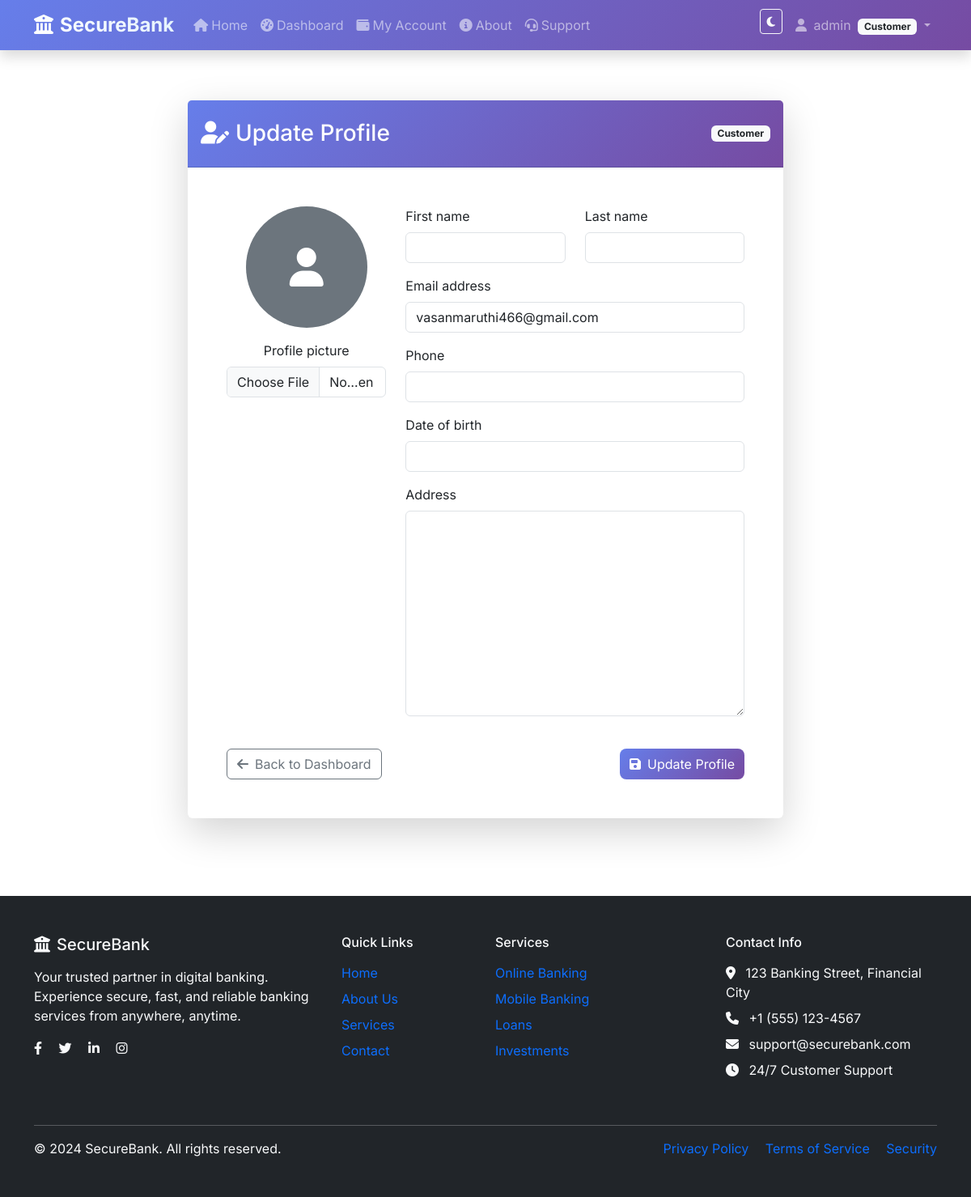
The page /accounts/profile/ (signed in) on the database its author committed.
### accounts/models.py (models this page shows, shortened)
class User(AbstractUser):
    ROLE_CHOICES = [
        ('customer', 'Customer'),
        ('officer', 'Bank Officer'),
        ('manager', 'Branch Manager'),
    ]
    role = models.CharField(max_length=20, choices=ROLE_CHOICES, default='customer')
    phone = models.CharField(max_length=15, blank=True)
    address = models.TextField(blank=True)
    profile_picture = models.ImageField(upload_to='profiles/', blank=True)
    date_of_birth = models.DateField(null=True, blank=True)
    created_at = models.DateTimeField(auto_now_add=True)
    updated_at = models.DateTimeField(auto_now=True)
    groups = models.ManyToManyField(
        'auth.Group',
        verbose_name='groups',
        blank=True,
        help_text='The groups this user belongs to. A user will get all permissions granted to each of their groups.',
        related_name="accounts_user_set",  # Changed related_name
        related_query_name="user",
    )
    user_permissions = models.ManyToManyField(
        'auth.Permission',
        verbose_name='user permissions',
        blank=True,
        help_text='Specific permissions for this user.',
        related_name="accounts_user_set",  # Changed related_name
        related_query_name="user",
    )

### accounts/views.py (the view)
# urls.py: path('profile/', views.profile, name='profile'),
@login_required
def profile(request):
    if request.method == 'POST':
        form = UserUpdateForm(request.POST, request.FILES, instance=request.user)
        if form.is_valid():
            form.save()
            messages.success(request, 'Your profile has been updated!')
            return redirect('profile')
    else:
        form = UserUpdateForm(instance=request.user)
    return render(request, 'accounts/profile.html', {'form': form})

### accounts/forms.py
class UserUpdateForm(forms.ModelForm):
    class Meta:
        model = User
        fields = ('first_name', 'last_name', 'email', 'phone', 'address', 'date_of_birth', 'profile_picture')

### templates/accounts/profile.html (shortened to what this page needs)
{% extends 'base.html' %}
{% load crispy_forms_tags %}
{% block content %}
<div class="container py-5">
    <div class="row justify-content-center">
        <div class="col-md-8">
            <div class="card shadow-lg border-0">
                <div class="card-header bank-gradient text-white py-4">
                    <div class="d-flex justify-content-between align-items-center">
                        <h3 class="mb-0"><i class="fas fa-user-edit me-2"></i>Update Profile</h3>
                        <span class="badge bg-light text-dark">{{ user.get_role_display }}</span>
                    </div>
                </div>
                <div class="card-body p-5">
                    <form method="post" enctype="multipart/form-data">
                        <div class="row">
                            <div class="col-md-4 text-center mb-4">
                                {% if user.profile_picture %}
                                    <img src="{{ user.profile_picture.url }}" class="rounded-circle img-thumbnail mb-3" width="150" height="150" alt="Profile">
                                {% else %}
                                    <div class="rounded-circle bg-secondary d-inline-flex align-items-center justify-content-center mb-3" style="width: 150px; height: 150px;">
                                        <i class="fas fa-user fa-3x text-white"></i>
                                    </div>
                                {% endif %}
                                {{ form.profile_picture|as_crispy_field }}
                            </div>
                            <div class="col-md-8">
                                <div class="row">
                                    <div class="col-md-6">
                                        {{ form.first_name|as_crispy_field }}
                                    </div>
                                    <div class="col-md-6">
                                        {{ form.last_name|as_crispy_field }}
                                    </div>
                                </div>
                                {{ form.email|as_crispy_field }}
                                {{ form.phone|as_crispy_field }}
                                {{ form.date_of_birth|as_crispy_field }}
                                {{ form.address|as_crispy_field }}
                            </div>
                        </div>
                        <div class="d-flex justify-content-between mt-4">
                            <a href="{% url 'dashboard' %}" class="btn btn-outline-secondary">
                                <i class="fas fa-arrow-left me-2"></i>Back to Dashboard
                            </a>
                            <button type="submit" class="btn btn-primary">
                                <i class="fas fa-save me-2"></i>Update Profile
                            </button>
                        </div>
                    </form>
                </div>
            </div>
        </div>
    </div>
</div>
{% endblock %}

### templates/base.html (shortened to what this page needs)
<!DOCTYPE html>
<html lang="en" data-bs-theme="light">
<head>
    <link href="https://cdn.jsdelivr.net/npm/bootstrap@5.3.2/dist/css/bootstrap.min.css" rel="stylesheet">
    <link href="https://cdnjs.cloudflare.com/ajax/libs/font-awesome/6.4.0/css/all.min.css" rel="stylesheet">
</head>
<body>
    <nav class="navbar navbar-expand-lg navbar-dark bank-gradient fixed-top shadow">
        <div class="container">
            <a class="navbar-brand" href="{% url 'home' %}">
                <i class="fas fa-university me-2"></i>SecureBank
            </a>
            <div class="collapse navbar-collapse" id="navbarNav">
                <ul class="navbar-nav me-auto">
                    <li class="nav-item">
                        <a class="nav-link" href="{% url 'home' %}">
                            <i class="fas fa-home me-1"></i>Home
                        </a>
                    </li>
                    {% if user.is_authenticated %}
                        <li class="nav-item">
                            <a class="nav-link" href="{% url 'dashboard' %}">
                                <i class="fas fa-tachometer-alt me-1"></i>Dashboard
                            </a>
                        </li>
                        {% if user.role == 'customer' %}
                            <li class="nav-item">
                                <a class="nav-link" href="{% url 'customer_dashboard' %}">
                                    <i class="fas fa-wallet me-1"></i>My Account
                                </a>
                            </li>
                        {% elif user.role == 'officer' %}
                            <li class="nav-item">
                                <a class="nav-link" href="{% url 'officer_dashboard' %}">
                                    <i class="fas fa-user-tie me-1"></i>Officer Panel
                                </a>
                            </li>
                        {% elif user.role == 'manager' %}
                            <li class="nav-item">
                                <a class="nav-link" href="{% url 'manager_dashboard' %}">
                                    <i class="fas fa-user-cog me-1"></i>Manager Panel
                                </a>
                            </li>
                        {% endif %}
                    {% endif %}
                    <li class="nav-item">
                        <a class="nav-link" href="#">
                            <i class="fas fa-info-circle me-1"></i>About
                        </a>
                    </li>
                    <li class="nav-item">
                        <a class="nav-link" href="#">
                            <i class="fas fa-headset me-1"></i>Support
                        </a>
                    </li>
                </ul>
                <ul class="navbar-nav">
                    <li class="nav-item me-2">
                        <button class="btn btn-outline-light btn-sm theme-toggle" id="themeToggle" title="Toggle theme">
                            <i class="fas fa-moon" id="themeIcon"></i>
                        </button>
                    </li>
                    {% if user.is_authenticated %}
                        <li class="nav-item dropdown">
                            <a class="nav-link dropdown-toggle" href="#" role="button" data-bs-toggle="dropdown">
                                <i class="fas fa-user me-1"></i>
                                {{ user.get_full_name|default:user.username }}
                                <span class="badge bg-light text-dark ms-1">{{ user.get_role_display }}</span>
                            </a>
                        </li>
                    {% endif %}
                </ul>
            </div>
        </div>
    </nav>
    <main class="main-content" style="padding-top: 76px;">
        {% block content %}{% endblock %}
    </main>
    <footer class="bg-dark text-light py-5 mt-5">
        <div class="container">
            <div class="row">
                <div class="col-lg-4 mb-4">
                    <h5 class="mb-3">
                        <i class="fas fa-university me-2"></i>SecureBank
                    </h5>
                    <p class="text-light-50">
                        Your trusted partner in digital banking. Experience secure, fast, and reliable banking services from anywhere, anytime.
                    </p>
                    <div class="social-links">
                        <a href="#" class="text-light me-3"><i class="fab fa-facebook-f"></i></a>
                        <a href="#" class="text-light me-3"><i class="fab fa-twitter"></i></a>
                        <a href="#" class="text-light me-3"><i class="fab fa-linkedin-in"></i></a>
                        <a href="#" class="text-light"><i class="fab fa-instagram"></i></a>
                    </div>
                </div>
                <div class="col-lg-2 col-md-6 mb-4">
                    <h6 class="mb-3">Quick Links</h6>
                    <ul class="list-unstyled">
                        <li class="mb-2"><a href="{% url 'home' %}" class="text-light-50 text-decoration-none">Home</a></li>
                        <li class="mb-2"><a href="#" class="text-light-50 text-decoration-none">About Us</a></li>
                        <li class="mb-2"><a href="#" class="text-light-50 text-decoration-none">Services</a></li>
                        <li class="mb-2"><a href="#" class="text-light-50 text-decoration-none">Contact</a></li>
                    </ul>
                </div>
                <div class="col-lg-3 col-md-6 mb-4">
                    <h6 class="mb-3">Services</h6>
                    <ul class="list-unstyled">
                        <li class="mb-2"><a href="#" class="text-light-50 text-decoration-none">Online Banking</a></li>
                        <li class="mb-2"><a href="#" class="text-light-50 text-decoration-none">Mobile Banking</a></li>
                        <li class="mb-2"><a href="#" class="text-light-50 text-decoration-none">Loans</a></li>
                        <li class="mb-2"><a href="#" class="text-light-50 text-decoration-none">Investments</a></li>
                    </ul>
                </div>
                <div class="col-lg-3 col-md-6 mb-4">
                    <h6 class="mb-3">Contact Info</h6>
                    <ul class="list-unstyled text-light-50">
                        <li class="mb-2">
                            <i class="fas fa-map-marker-alt me-2"></i>
                            123 Banking Street, Financial City
                        </li>
                        <li class="mb-2">
                            <i class="fas fa-phone me-2"></i>
                            +1 (555) 123-4567
                        </li>
                        <li class="mb-2">
                            <i class="fas fa-envelope me-2"></i>
                            support@securebank.com
                        </li>
                        <li class="mb-2">
                            <i class="fas fa-clock me-2"></i>
                            24/7 Customer Support
                        </li>
                    </ul>
                </div>
            </div>
            <hr class="bg-light">
            <div class="row align-items-center">
                <div class="col-md-6">
                    <p class="mb-0 text-light-50">
                        &copy; 2024 SecureBank. All rights reserved.
                    </p>
                </div>
                <div class="col-md-6 text-md-end">
                    <a href="#" class="text-light-50 text-decoration-none me-3">Privacy Policy</a>
                    <a href="#" class="text-light-50 text-decoration-none me-3">Terms of Service</a>
                    <a href="#" class="text-light-50 text-decoration-none">Security</a>
                </div>
            </div>
        </div>
    </footer>
</body>
</html>

### templates/base.html (style rules this page uses)
:root { --primary-color: #667eea; --secondary-color: #764ba2; --success-color: #28a745; --warning-color: #ffc107; --danger-color: #dc3545; --info-color: #17a2b8; --light-color: #f8f9fa; --dark-color: #343a40; }
[data-bs-theme="light"] { --bg-color: #ffffff; --card-bg: #ffffff; --text-color: #212529; --border-color: #dee2e6; }
body { font-family: 'Inter', sans-serif; background-color: var(--bg-color); color: var(--text-color); transition: all 0.3s ease; }
.bank-gradient { background: linear-gradient(135deg, var(--primary-color) 0%, var(--secondary-color) 100%) !important; }
.navbar-brand { font-weight: 700; font-size: 1.5rem; background: linear-gradient(45deg, #fff, #e3f2fd); -webkit-background-clip: text; -webkit-text-fill-color: transparent; }
.theme-toggle { cursor: pointer; transition: all 0.3s ease; }
.main-content { background: var(--bg-color); min-height: calc(100vh - 76px); }
.btn-primary { background: linear-gradient(135deg, var(--primary-color), var(--secondary-color)); border: none; border-radius: 8px; transition: all 0.3s ease; }

### rows shown on the page
User: get_full_name "admin", role "Customer", email "vasanmaruthi466@gmail.com"
